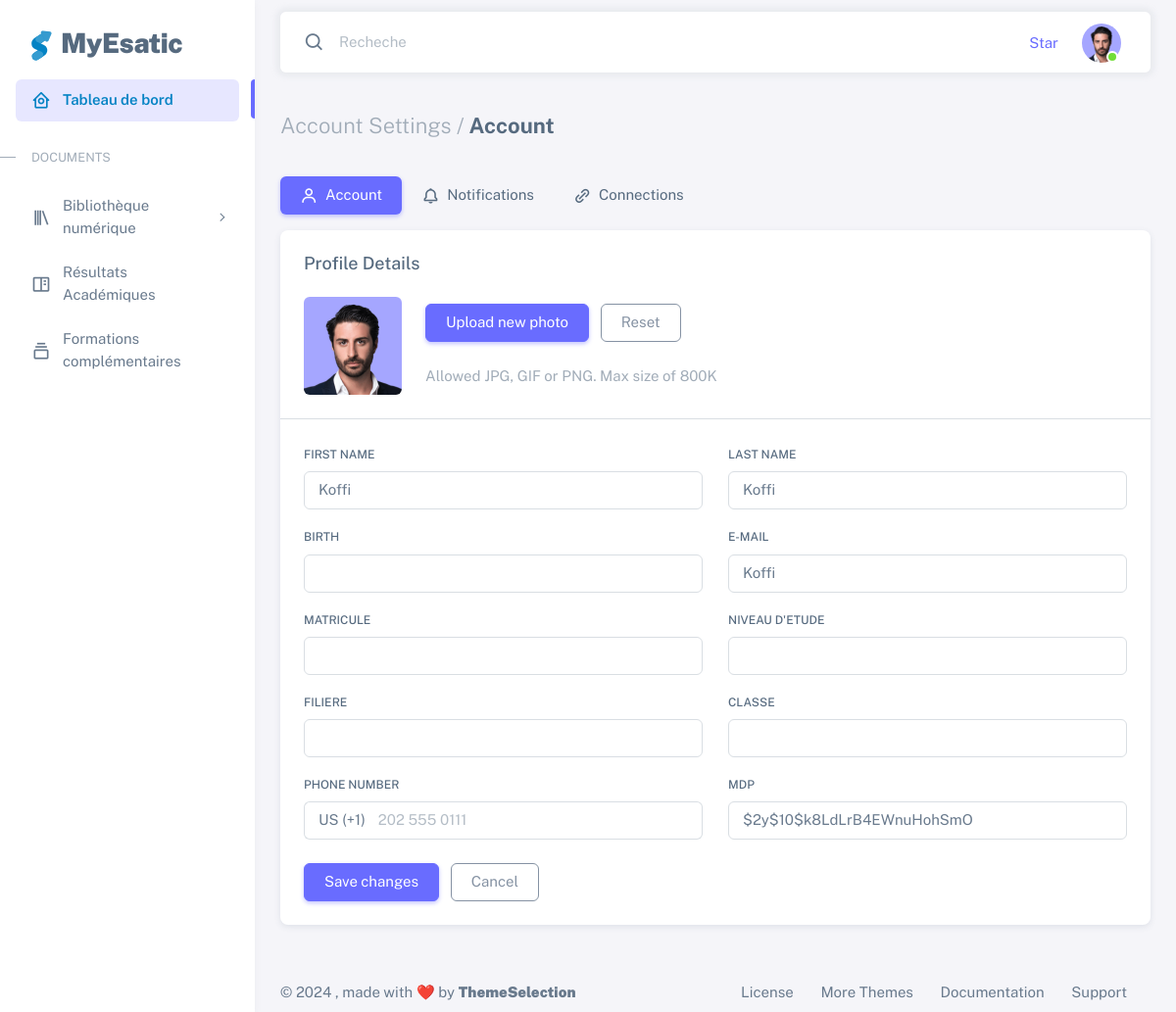
/admin/pages-account-settings-account.php (signed in), run on the app's committed database.
### tables this page shows
CREATE TABLE IF NOT EXISTS `user` (
  `user_id` int NOT NULL AUTO_INCREMENT,
  `nom` text,
  `prenoms` text,
  `birth` text,
  `matricule` text,
  `niveau_etude` text,
  `filiere` text,
  `classe` text,
  `mail` varchar(255) NOT NULL,
  `mdp` varchar(255) NOT NULL,
  PRIMARY KEY (`user_id`)
);

### admin/pages-account-settings-account.php (the view, shortened to what this page needs)
<?php
$conn = new PDO('mysql:host=localhost; dbname=myesatic', 'root', '');
$id_utilisateur = $_SESSION['user_id'];
$requete_info_utilisateur = $conn->prepare("SELECT * FROM user WHERE user_id = :user_id");
$requete_info_utilisateur->bindParam(':user_id', $id_utilisateur);
$requete_info_utilisateur->execute();
$info_utilisateur = $requete_info_utilisateur->fetch(PDO::FETCH_ASSOC);
if ($info_utilisateur) {
?>
<!DOCTYPE html>
<html
  lang="en"
  class="light-style layout-menu-fixed"
  dir="ltr"
  data-theme="theme-default"
  data-assets-path="../assets/"
  data-template="vertical-menu-template-free"
>
  <head>
    <link rel="stylesheet" href="../assets/vendor/fonts/boxicons.css" />
    <link rel="stylesheet" href="../assets/vendor/css/core.css" class="template-customizer-core-css" />
    <link rel="stylesheet" href="../assets/vendor/css/theme-default.css" class="template-customizer-theme-css" />
    <link rel="stylesheet" href="../assets/css/demo.css" />
    <link rel="stylesheet" href="../assets/vendor/libs/perfect-scrollbar/perfect-scrollbar.css" />
  </head>
  <body>
    <div class="layout-wrapper layout-content-navbar">
      <div class="layout-container">
        <?php
	include_once('partials/navbar.php');
?>
        <div class="layout-page">
          <?php
	include_once('partials/head.php');
?>
          <div class="content-wrapper">
            <div class="container-xxl flex-grow-1 container-p-y">
              <h4 class="fw-bold py-3 mb-4"><span class="text-muted fw-light">Account Settings /</span> Account</h4>
              <div class="row">
                <div class="col-md-12">
                  <ul class="nav nav-pills flex-column flex-md-row mb-3">
                    <li class="nav-item">
                      <a class="nav-link active" href="javascript:void(0);"><i class="bx bx-user me-1"></i> Account</a>
                    </li>
                    <li class="nav-item">
                      <a class="nav-link" href="pages-account-settings-notifications.php"
                        ><i class="bx bx-bell me-1"></i> Notifications</a
                      >
                    </li>
                    <li class="nav-item">
                      <a class="nav-link" href="pages-account-settings-connections.php"
                        ><i class="bx bx-link-alt me-1"></i> Connections</a
                      >
                    </li>
                  </ul>
                  <div class="card mb-4">
                    <h5 class="card-header">Profile Details</h5>
                    <div class="card-body">
                      <div class="d-flex align-items-start align-items-sm-center gap-4">
                        <img
                          src="../assets/img/avatars/1.png"
                          alt="user-avatar"
                          class="d-block rounded"
                          height="100"
                          width="100"
                          id="uploadedAvatar"
                        />
                        <div class="button-wrapper">
                          <label for="upload" class="btn btn-primary me-2 mb-4" tabindex="0">
                            <span class="d-none d-sm-block">Upload new photo</span>
                          </label>
                          <button type="button" class="btn btn-outline-secondary account-image-reset mb-4">
                            <span class="d-none d-sm-block">Reset</span>
                          </button>
                          <p class="text-muted mb-0">Allowed JPG, GIF or PNG. Max size of 800K</p>
                        </div>
                      </div>
                    </div>
                    <hr class="my-0" />
                    <div class="card-body">
                      <form id="formAccountSettings" method="POST" onsubmit="return false">
                        <div class="row">
                          <div class="mb-3 col-md-6">
                            <label for="firstName" class="form-label">First Name</label>
                            <input
                              class="form-control"
                              type="text"
                              id="firstName"
                              name="firstName"
                              value="<?php  echo $info_utilisateur['nom'] ?>"
                              autofocus
                            />
                          </div>
                          <div class="mb-3 col-md-6">
                            <label for="lastName" class="form-label">Last Name</label>
                            <input class="form-control" type="text" name="lastName" id="lastName" value="<?php  echo $info_utilisateur['nom'] ?>" />
                          </div>
                          <div class="mb-3 col-md-6">
                            <label for="organization" class="form-label">Birth</label>
                            <input
                              type="text"
                              class="form-control"
                              id="organization"
                              name="organization"
                              value="<?php  echo $info_utilisateur['birth'] ?>"
                            />
                          </div>
                          <div class="mb-3 col-md-6">
                            <label for="email" class="form-label">E-mail</label>
                            <input
                              class="form-control"
                              type="text"
                              id="email"
                              name="email"
                              value="<?php  echo $info_utilisateur['nom'] ?>"
                              placeholder="john.doe@example.com"
                            />
                          </div>
                          <div class="mb-3 col-md-6">
                            <label for="organization" class="form-label">Matricule</label>
                            <input
                              type="text"
                              class="form-control"
                              id="organization"
                              name="organization"
                              value="<?php  echo $info_utilisateur['matricule'] ?>"
                            />
                          </div>
                          <div class="mb-3 col-md-6">
                            <label for="organization" class="form-label">Niveau d'etude</label>
                            <input
                              type="text"
                              class="form-control"
                              id="organization"
                              name="organization"
                              value="<?php  echo $info_utilisateur['niveau_etude'] ?>"
                            />
                          </div>
                          <div class="mb-3 col-md-6">
                            <label for="organization" class="form-label">Filiere</label>
                            <input
                              type="text"
                              class="form-control"
                              id="organization"
                              name="organization"
                              value="<?php  echo $info_utilisateur['filiere'] ?>"
                            />
                          </div>
                          <div class="mb-3 col-md-6">
                            <label for="organization" class="form-label">Classe</label>
                            <input
                              type="text"
                              class="form-control"
                              id="organization"
                              name="organization"
                              value="<?php  echo $info_utilisateur['classe'] ?>"
                            />
                          </div>
                          <div class="mb-3 col-md-6">
                            <label class="form-label" for="phoneNumber">Phone Number</label>
                            <div class="input-group input-group-merge">
                              <span class="input-group-text">US (+1)</span>
                              <input
                                type="text"
                                id="phoneNumber"
                                name="phoneNumber"
                                class="form-control"
                                placeholder="202 555 0111"
                              />
                            </div>
                          </div>
                          <div class="mb-3 col-md-6">
                            <label for="organization" class="form-label">mdp</label>
                            <input
                              type="text"
                              class="form-control"
                              id="organization"
                              name="organization"
                              value="<?php  echo $info_utilisateur['mdp'] ?>"
                            />
                          </div>
                        </div>
                        <div class="mt-2">
                          <button type="submit" class="btn btn-primary me-2">Save changes</button>
                          <button type="reset" class="btn btn-outline-secondary">Cancel</button>
                        </div>
                      </form>
                    </div>
                  </div>
                </div>
              </div>
            </div>
            <footer class="content-footer footer bg-footer-theme">
              <div class="container-xxl d-flex flex-wrap justify-content-between py-2 flex-md-row flex-column">
                <div class="mb-2 mb-md-0">
                  ©
                  , made with ❤️ by
                  <a href="https://themeselection.com" target="_blank" class="footer-link fw-bolder">ThemeSelection</a>
                </div>
                <div>
                  <a href="https://themeselection.com/license/" class="footer-link me-4" target="_blank">License</a>
                  <a href="https://themeselection.com/" target="_blank" class="footer-link me-4">More Themes</a>
                  <a
                    href="https://themeselection.com/demo/sneat-bootstrap-html-admin-template/documentation/"
                    target="_blank"
                    class="footer-link me-4"
                    >Documentation</a
                  >
                  <a
                    href="https://github.com/themeselection/sneat-html-admin-template-free/issues"
                    target="_blank"
                    class="footer-link me-4"
                    >Support</a
                  >
                </div>
              </div>
            </footer>
          </div>
        </div>
      </div>
    </div>
  </body>
</html>
<?php
} else {
  die("Erreur lors de la récupération des informations de l'utilisateur");
}
?>

### data on the page
user: firstName "Koffi", lastName "Koffi", email "Koffi", organization "$2y$10$k8LdLrB4EWnuHohSmO"
